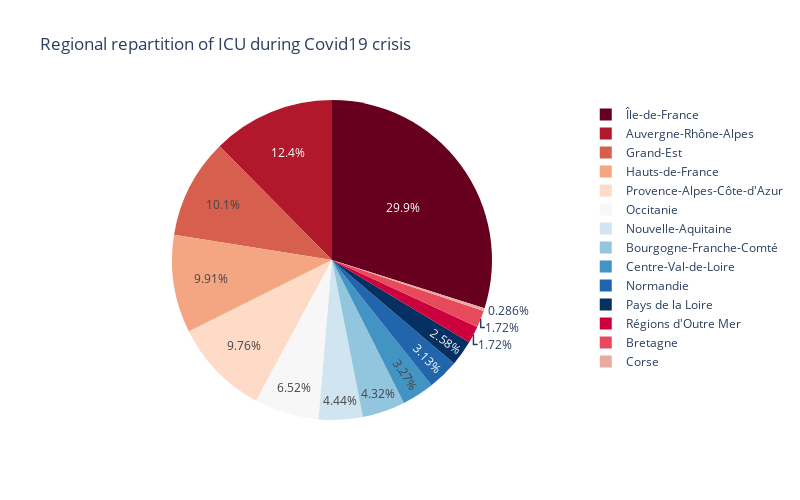

Source (notebook cell):
### Code cell
icu_reg_repartition()

### Figure 1 — Plotly figure (JSON) as saved in the notebook; plotly's stock layout.template omitted (floating-point values rounded to 4 significant figures)
{"data": [{"domain": {"x": [0, 1], "y": [0, 1]}, "hovertemplate": "index=%{label}<br>Total number=%{value}<extra></extra>", "labels": ["Île-de-France", "Nouvelle-Aquitaine", "Auvergne-Rhône-Alpes", "Bourgogne-Franche-Comté", "Hauts-de-France", "Grand-Est", "Centre-Val-de-Loire", "Normandie", "Pays de la Loire", "Bretagne", "Occitanie", "Provence-Alpes-Côte-d'Azur", "Corse", "Régions d'Outre Mer"], "legendgroup": "", "name": "", "showlegend": true, "type": "pie", "values": [316244, 47004, 131272, 45783, 104864, 106594, 34585, 33113, 27361, 18197, 69045, 103278, 3032, 18235]}], "layout": {"height": 500, "legend": {"tracegroupgap": 0}, "piecolorway": ["rgb(103,0,31)", "rgb(178,24,43)", "rgb(214,96,77)", "rgb(244,165,130)", "rgb(253,219,199)", "rgb(247,247,247)", "rgb(209,229,240)", "rgb(146,197,222)", "rgb(67,147,195)", "rgb(33,102,172)", "rgb(5,48,97)"], "title": {"text": "Regional repartition of ICU during Covid19 crisis"}, "width": 800}}
